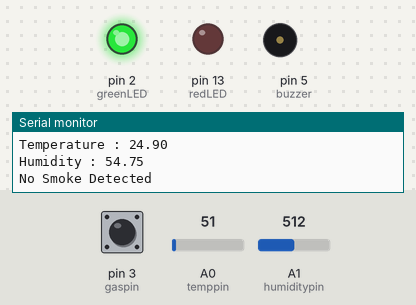
Simulated run of this sketch. Board: Arduino Uno, built with avr-gcc and run on an emulated ATmega328P. On the bench: output pins drawn as LEDs (lit = HIGH), buzzer (waves = sounding), the last lines printed to the serial monitor. Inputs (shaded band) come from the test bench; at power-on: pin 3 (gaspin) LOW, A0 (temppin) = 51, A1 (humiditypin) = 512.

Above: at 1.3 s.
1.4 s: pin 3 (gaspin) driven HIGH
At 1.71 s:
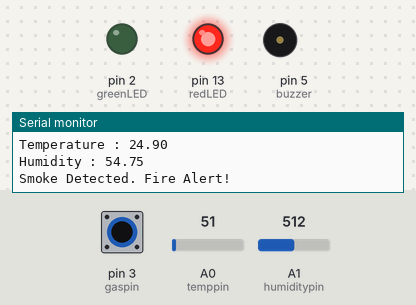
4.4 s: A0 (temppin) set to 163
7.4 s: A1 (humiditypin) set to 599
10.4 s: A1 (humiditypin) set to 630
13.4 s: pin 3 (gaspin) driven LOW
At 13.6 s:
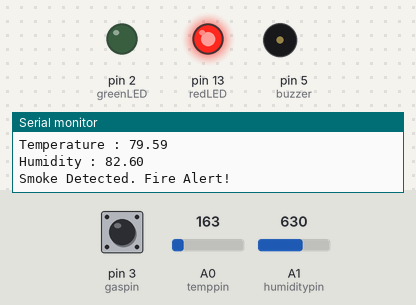
16.4 s: pin 3 (gaspin) pulsed HIGH 5 times (0.12 s each, 0.3 s apart)
At 17.8 s:
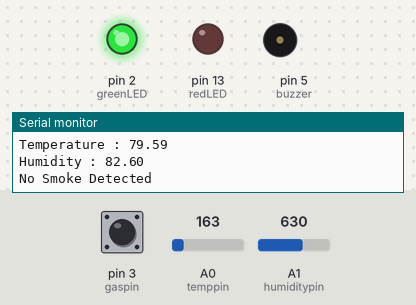
Timing chart, 0 to 19.4 s (numbered marks = the images above; inputs shaded):
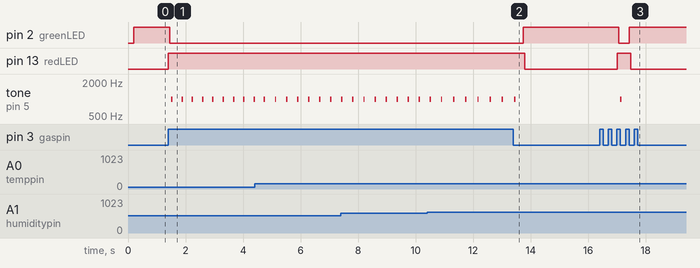

Measured:
- after the input at 1.4 s, pin 2 (greenLED): HIGH → LOW after 0.06 s; pin 13 (redLED): LOW → HIGH at once; tone on pin 5 (buzzer): alternates 1000 Hz for 0.05 s and silent for 0.31 s, starting after 0.11 s
- after the input at 13.4 s, pin 2 (greenLED): LOW → HIGH after 0.35 s; pin 13 (redLED): HIGH → LOW after 0.40 s; tone on pin 5 (buzzer): goes on until 13.5 s, then stays silent
- after the input at 16.4 s, pin 2 (greenLED): HIGH → LOW after 0.66 s, → HIGH 0.37 s later; pin 13 (redLED): LOW → HIGH after 0.61 s, → LOW 0.47 s later; tone on pin 5 (buzzer): silent → 1000 Hz after 0.71 s, → silent 0.05 s later

The sketch:

new_code.ino
```cpp
#define gaspin 3
#define temppin A0
#define humiditypin A1

int redLED = 13;
int greenLED = 2;
int buzzer = 5;

int gas;
float humidityread,tempread,rh,humiditydata;
String gas_str,temp_str,hum_str;


int calibrationTime = 30;
long unsigned int lowIn;
long unsigned int pause = 5000;
boolean lockLow = true;
boolean takeLowTime;


void setup() {
  // put your setup code here, to run once:


  pinMode(gaspin, INPUT);
  pinMode(temppin, INPUT);
  pinMode(humiditypin, INPUT);
  pinMode (redLED, OUTPUT);
  pinMode (greenLED, OUTPUT);
  pinMode(buzzer, OUTPUT);
  Serial.begin(9600);


}

void loop() {
  // put your main code here, to run repeatedly:
  delay(200);
  gas = digitalRead(gaspin);


  tempread = analogRead(temppin);
  float val = (tempread/1024.0)*5000;
  float tempdata=val/10;
//
//
  humidityread = analogRead(humiditypin);
  rh=((humidityread/1024.0)-0.1515)/0.00636;
  float true_rh=(rh)/(1.0546-0.00216*tempdata);


  if(gas==HIGH){
    gas_str="Smoke Detected. Fire Alert!";
    digitalWrite(redLED,HIGH);
    delay(50);
    digitalWrite(greenLED,LOW);
    delay(50);
    tone(buzzer,1000,500);
    delay(50);
    noTone(buzzer);


  }else{
    gas_str="No Smoke Detected";
    digitalWrite(greenLED,HIGH);
    delay(50);
    digitalWrite(redLED,LOW);
    delay(50);

  }

  if(tempdata>=57){
    temp_str = "Temperature is too high!";
    Serial.println(temp_str);
    }

  if(true_rh>=80){
    hum_str = "Humidity exceeded normal condition!";
    Serial.println(hum_str);
    }


  Serial.println();
  Serial.println();
  Serial.println("Temperature : "+String(tempdata));
  Serial.println("Humidity : "+String(true_rh));


  Serial.println(gas_str);


}
```
